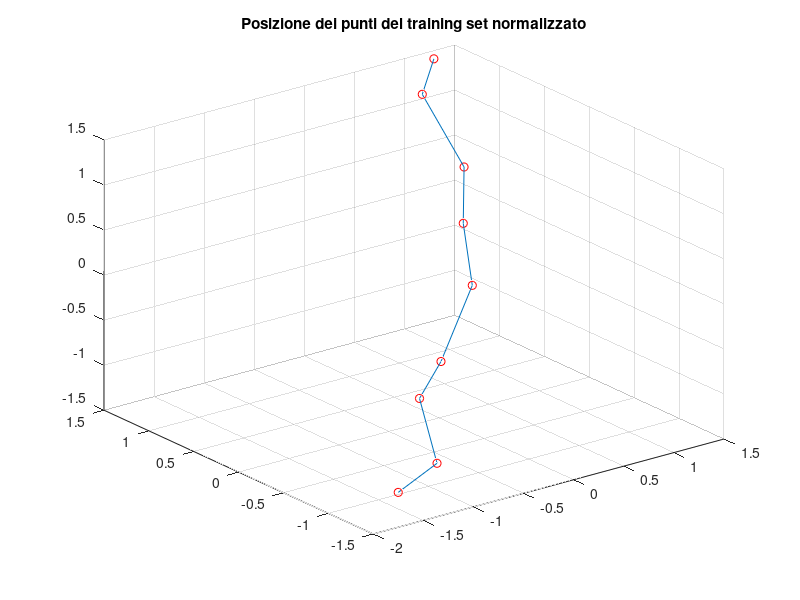
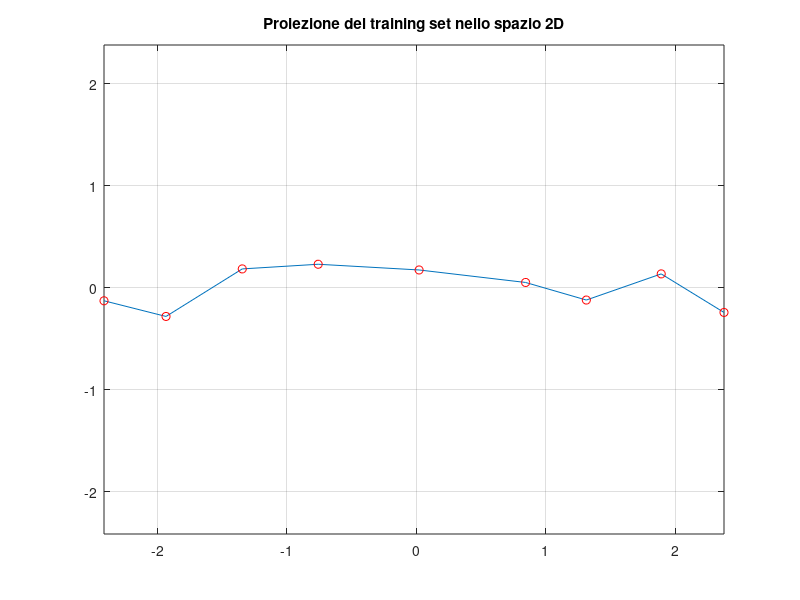
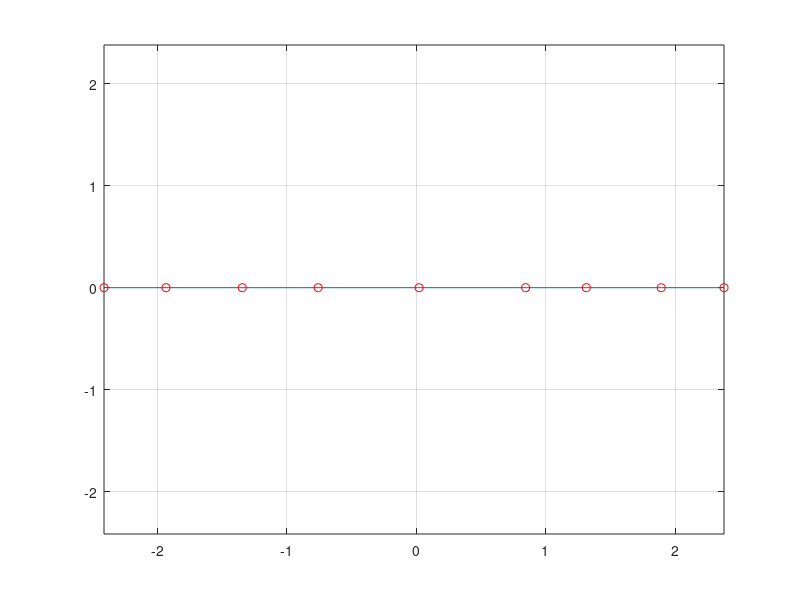

Reproduce these figures in MATLAB, in order.
clc; clf;
clear;

fprintf("PCA con SVD\n");
fprintf("Questo e' il nostro training set di esempio.\n");

x = [ 1 1 1 ; 2 2 2; 3 3 3; 4 4 4; 5 5 5; 6 6 6; 7 7 7; 7 8 9; 8 9 9 ];
xn = x + rand(size(x));
xn
fprintf("Media\n");
mean(xn)
fprintf("Deviazione standard\n");
std(xn)
pause;

fprintf("Normalizziamo i dati.\n");
x0 = xn - mean(xn);
s = std( xn ); s( find( s == 0 ) ) = 1;
x0 = x0 ./ s;
xn = x0;
fprintf("Media\n");
mean(xn)
fprintf("Deviazione standard\n");
std(xn)
pause;


figure 1;
plot3(xn(:,1),xn(:,2),xn(:,3), "or");
grid on;
hold on;
plot3(xn(:,1),xn(:,2),xn(:,3) );
hold off;
title("Posizione dei punti del training set normalizzato");
pause;



fprintf("Calcoliamo la matrice di covarianza e decomponiamola\n");

c = xn'*xn/(size(x0,1)-1)
[ U,S,V ] = svd(c)

varLoss = cumsum( diag(S)/sum(diag(S)))*100
fprintf("Proiettando in 2D il training set rimane il %f%% della varianza,\n", varLoss(2));
fprintf("la forma del training set e' praticamente mantenuta\n");
pause;

fprintf("Proiezione dei dati nel nuovo sistema di riferimento\n");
xr = x0*V(:,1:2)
fprintf("Media\n");
mean(xr)
fprintf("Deviazione standard\n");
std(xr)
pause;

figure 2 
min = min(min(xr));
max = max(max(xr));
plot(xr(:,1),xr(:,2));
axis([ min max min max]);
grid on 
hold on ; plot(xr(:,1),xr(:,2), "or");

title("Proiezione del training set nello spazio 2D");hold off 

pause;
fprintf("Anche in una dimensione si conserva la forma, il (%f)%% della varianza e' conservata\n", varLoss(1));
xr = x0*V(:,1)
fprintf("Media\n");
mean(xr)
fprintf("Deviazione standard\n");
std(xr)
pause;

figure 3;
title("Proiezione del training set nello spazio 1D");
plot(xr,zeros(size(xr)));
axis([ min max min max]);
grid on 
hold on ; plot(xr,zeros(size(xr)), "or");
hold off 
pause;


